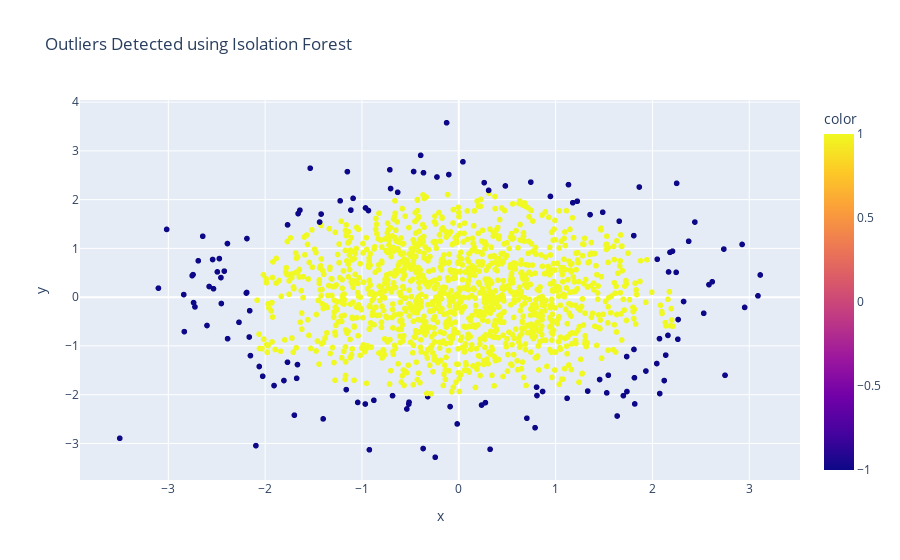

Notebook code for this chart:
### Code cell
px.scatter(x=x1, y=x2, color=y, title="Outliers Detected using Isolation Forest").show()

### Figure 1 — Plotly figure (JSON) as saved in the notebook; plotly's stock layout.template omitted (floating-point values rounded to 4 significant figures; data arrays with more than 128 entries replaced by an {"elided": "..."} marker saying what was removed)
{"data": [{"hovertemplate": "x=%{x}<br>y=%{y}<br>color=%{marker.color}<extra></extra>", "legendgroup": "", "marker": {"color": {"elided": "1500 int values"}, "coloraxis": "coloraxis", "symbol": "circle"}, "mode": "markers", "name": "", "showlegend": false, "type": "scattergl", "x": {"elided": "1500 float values"}, "xaxis": "x", "y": {"elided": "1500 float values"}, "yaxis": "y"}], "layout": {"coloraxis": {"colorbar": {"title": {"text": "color"}}, "colorscale": [[0, "#0d0887"], [0.1111, "#46039f"], [0.2222, "#7201a8"], [0.3333, "#9c179e"], [0.4444, "#bd3786"], [0.5556, "#d8576b"], [0.6667, "#ed7953"], [0.7778, "#fb9f3a"], [0.8889, "#fdca26"], [1, "#f0f921"]]}, "legend": {"tracegroupgap": 0}, "title": {"text": "Outliers Detected using Isolation Forest"}, "xaxis": {"anchor": "y", "domain": [0, 1], "title": {"text": "x"}}, "yaxis": {"anchor": "x", "domain": [0, 1], "title": {"text": "y"}}}}
